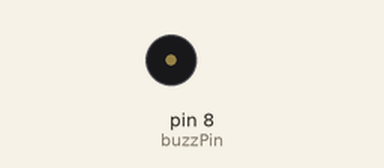
Bench run of a sketch on a simulated Arduino Uno, built with avr-gcc and run on an emulated ATmega328P. On the bench: buzzer (waves = sounding).

Above: at 0.1 s.
Timing chart, 0 to 1.6 s (numbered marks = the images above):
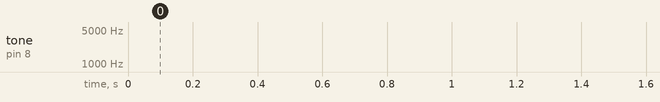

The sketch:

p6-1_alarm.ino
```cpp
// p6-1 alarm
// https://circuits.io/circuits/2510963
int toneVal;
int buzzPin = 8;
float sinVal;
const float pi = 3.1412;

void setup() {
  pinMode(buzzPin, OUTPUT);
}

void loop() {
  for (int x = 0; x < 180; x++) {
    sinVal = sin(x*(pi/180));
    toneVal = 2000 + int(sinVal*1000);
    tone(buzzPin, toneVal);
    delay(2);
  }
}
```
